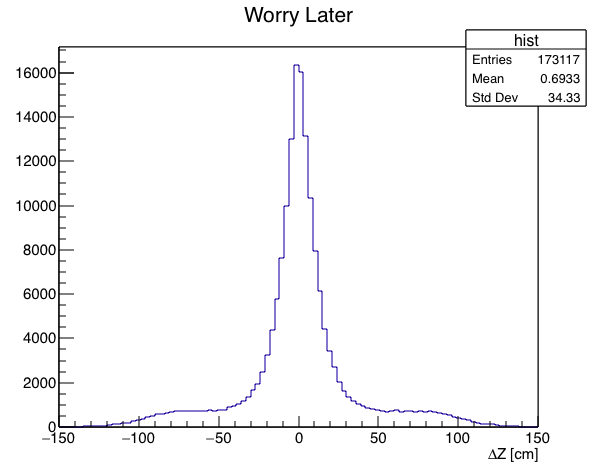

This chart was generated by the following Python code:
import sys
import math
import ROOT

c = ROOT.TCanvas("c","", 600, 500)
ch = ROOT.TChain("match_tree")
ch.AddFile("ana_ophit.root")

hist = ROOT.TH1D("hist", "Worry Later", 100, -150, 150)
hist.GetXaxis().SetTitle("#DeltaZ [cm]")

def getLength(entry):
    ch.GetEntry(entry)
    return math.sqrt((ch.mc_start_z - ch.mc_end_z)**2 + (ch.mc_start_y - ch.mc_end_y)**2 + (ch.mc_start_x - ch.mc_start_x)**2)
    
ctr = 0

while 1:
    
    ch.GetEntry(ctr)
    if ch.tpc_time > -1600:
        if (ch.mc_start_x + ch.mc_end_x)/2 > 100:
            hist.Fill(ch.flash_z - ch.tpc_z)
    if ctr == ch.GetEntries():
        break
    print ctr 
    ctr += 1
hist.Draw()
c.Update()
c.SaveAs("x_dist_cuts.png")
c.SaveAs("x_dist_cuts.C")
print "Hit <ENTER> to exit"
sys.stdin.readline()
